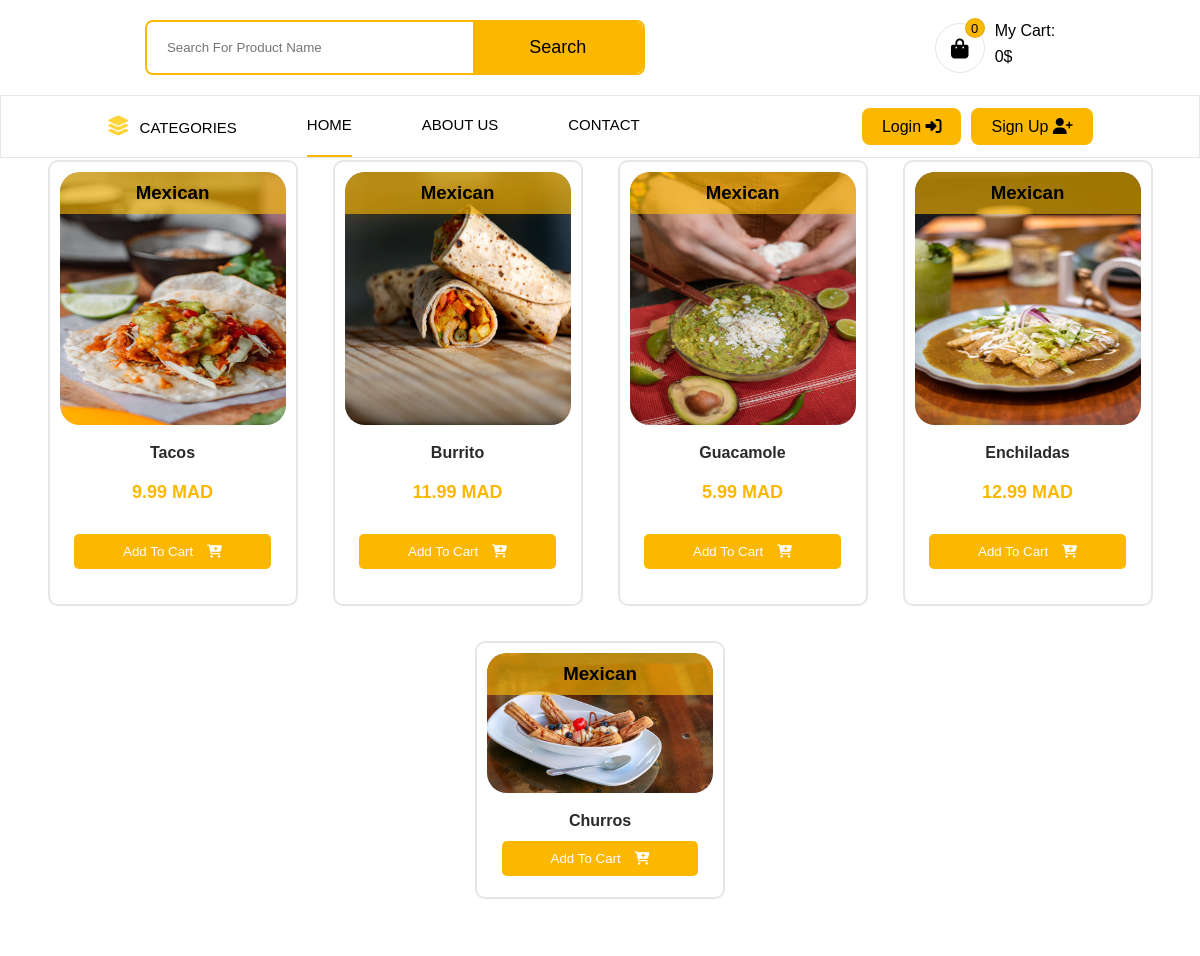
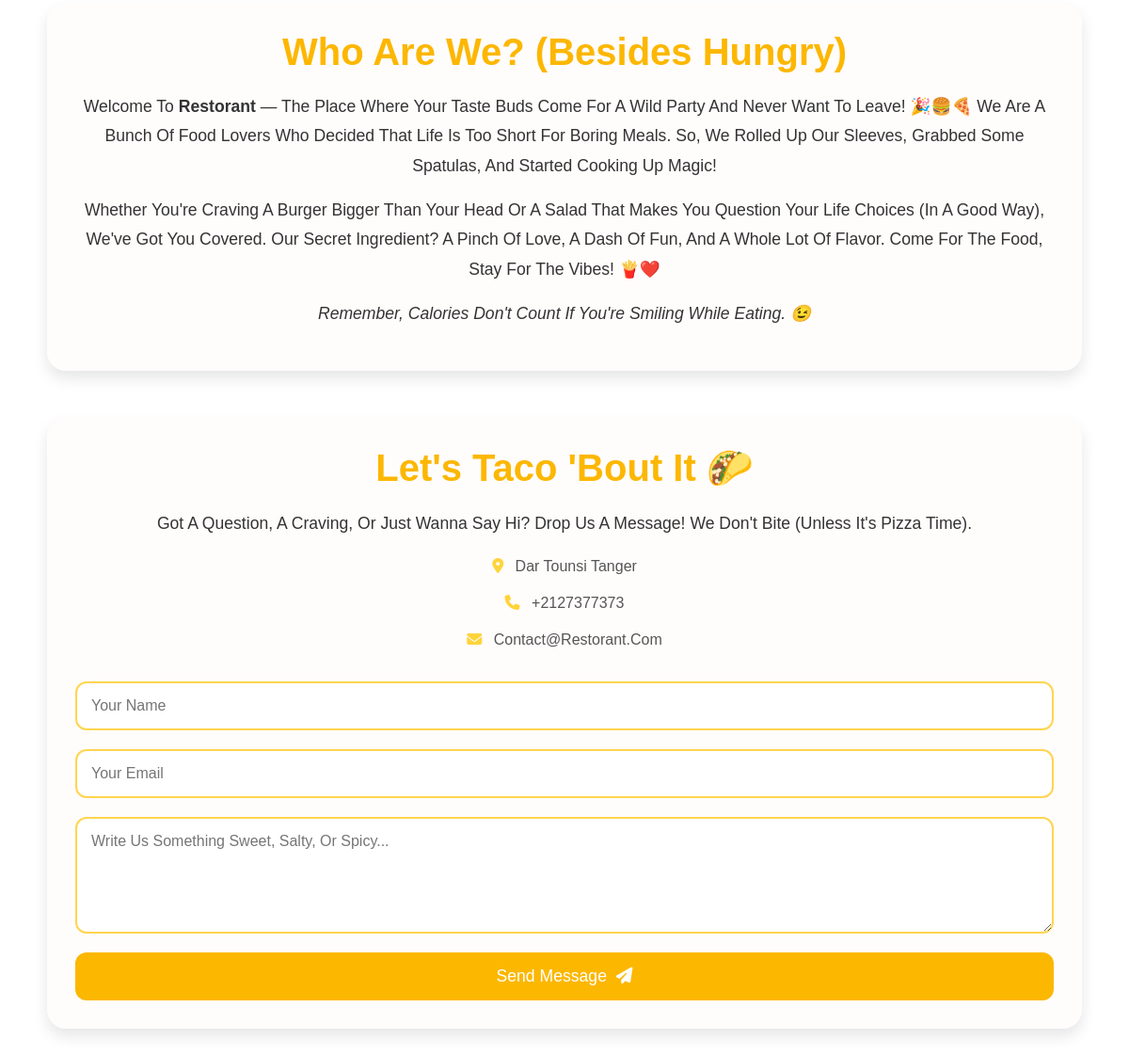
/?category=Mexican, run on the app's committed database (2 pictures, top to bottom).
### tables this page shows
CREATE TABLE `dishes` (
  `dish_id` int(11) NOT NULL,
  `dish_price` decimal(10,2) NOT NULL,
  `dish_name` varchar(255) DEFAULT NULL,
  `category_id` int(11) NOT NULL,
  `image_url` varchar(200) NOT NULL
);

CREATE TABLE `categories` (
  `category_id` int(11) NOT NULL,
  `category_name` varchar(100) NOT NULL
);

### index.php (the view, shortened to what this page needs)
<?php
$sdn = "mysql:host=localhost;dbname=resturent_db";
$user = "root";
$pass = "";
try {
  $pdo = new PDO($sdn, $user, $pass);
  $selectedCategory = isset($_GET['category']) ? $_GET['category'] : 'All';
  if ($selectedCategory !== 'All') {
    $fetchdishes = "SELECT dishes.dish_id ,  dishes.dish_price, dishes.dish_name, dishes.image_url, Categories.category_name
                                FROM dishes
                                INNER JOIN Categories ON dishes.category_id = Categories.category_id
                                WHERE Categories.category_name = :category";
    $stmt = $pdo->prepare($fetchdishes);
    $stmt->execute(['category' => $selectedCategory]);
    $dishes = $stmt->fetchAll();
  } else {
    $fetchdishes = "SELECT dishes.dish_id ,  dishes.dish_price, dishes.dish_name, dishes.image_url, Categories.category_name
                                FROM dishes
                                INNER JOIN Categories ON dishes.category_id = Categories.category_id";
    $dishes = $pdo->query($fetchdishes)->fetchAll();
  }
  $items = $_SESSION['cart'];
  $cartcount = count($items);
} catch (PDOException $e) {
  echo "Connection error: " . $e->getMessage();
}
?>
<!DOCTYPE html>
<html lang="en">
<head>
  <link rel="stylesheet" href="style/style.css">
  <link rel="stylesheet" href="https://cdnjs.cloudflare.com/ajax/libs/font-awesome/6.7.2/css/all.min.css" />
</head>
<body>
  <header>
    <div class="container top-nav">
      <form action="" method="GET" class="search">
        <input type="search" name="search" placeholder="search for product name" />
        <button type="submit" name="searchBtn">search</button>
      </form>
      <div class="cartHeader">
        <div onclick="openCart()" class="iconCart">
          <i class="fa-solid fa-bag-shopping"></i>
          <span class="count_item">
            <?php echo $cartcount; ?>
          </span>
        </div>
        <div class="totalPrice">
          <p>my cart:</p>
          <p class="price_cart_head">0$</p>
        </div>
      </div>
    </div>
    <nav>
      <div class="links container">
        <ul>
          <li class="showcategories"><i class="fa-solid fa-layer-group" style="color: #FFD43B;"></i><a href="">categories </a></li>
          <li class="active"><a href="">home</a></li>
          <li><a href="#about">about us</a></li>
          <li><a href="#contact">contact</a></li>
        </ul>
        <div class="login_signup">
          <?php
          if (isset($_SESSION['login']) && $_SESSION['login'] == true) {
            echo '<a href="http://localhost/restorant/lognin.php">Log out <i class="fa-solid fa-right-from-bracket" style="color:rgb(0, 0, 0);"></i></a>';
            echo '<a class="account" href="http://localhost/restorant/profile.php"><i class="fa-solid fa-circle-user"></i></a>';
          } else {
            echo '<a href="http://localhost/restorant/lognin.php">login <i class="fa-solid fa-right-to-bracket"></i></a>';
            echo '<a href="http://localhost/restorant/signup.php">sign up <i class="fa-solid fa-user-plus"></i></a>';
          }
          ?>
        </div>
      </div>
    </nav>
  </header>
  <div class="contener">
    <div class="dishesmenu">
      <div class="products">
        <?php
        foreach ($dishes as $dish) {
          echo '<div class="product">
                    <h3 class="dish_category">' . $dish['category_name'] . '</h3>
                    <img src="images/' . $dish['image_url'] . '" alt="' . $dish['dish_name'] . '">
                    <p class="productName">' . $dish['dish_name'] . '</p>
                    <p class="productPrice">' . $dish['dish_price'] . ' MAD' . '</p>
                    <a href="?idname=' . $dish['dish_id'] . '"><button class="datToCartBtn">Add to cart <i class="fa-solid fa-cart-plus" style="color: #ffffff;"></i></button></a>
                </div>';
        };
        ?>
      </div>
    </div>
  </div>
  <section class="about-section container" id="about">
    <h2>Who Are We? (Besides Hungry)</h2>
    <p>
      Welcome to <strong>Restorant</strong> — the place where your taste buds come for a wild party and never want to leave! 🎉🍔🍕
      We are a bunch of food lovers who decided that life is too short for boring meals. So, we rolled up our sleeves, grabbed some spatulas, and started cooking up magic!
    </p>
    <p>
      Whether you're craving a burger bigger than your head or a salad that makes you question your life choices (in a good way), we've got you covered.
      Our secret ingredient? A pinch of love, a dash of fun, and a whole lot of flavor. Come for the food, stay for the vibes! 🍟❤️
    </p>
    <p><em>Remember, calories don't count if you're smiling while eating. 😉</em></p>
  </section>
  <section class="contact-section container" id="contact">
    <h2>Let's Taco 'Bout It 🌮</h2>
    <p>Got a question, a craving, or just wanna say hi? Drop us a message! We don't bite (unless it's pizza time).</p>
    <div class="contact-info">
      <p><i class="fa-solid fa-location-dot"></i> dar tounsi tanger</p>
      <p><i class="fa-solid fa-phone"></i> +2127377373</p>
      <p><i class="fa-solid fa-envelope"></i> contact@restorant.com</p>
    </div>
    <form action="contact.php" method="POST" class="contact-form">
      <input type="text" name="name" placeholder="Your Name " required>
      <input type="email" name="email" placeholder="Your Email " required>
      <textarea name="message" placeholder="Write us something sweet, salty, or spicy..." rows="5" required></textarea>
      <button type="submit" name="submit">Send Message <i class="fa-solid fa-paper-plane" style="margin-left: 5px;"></i></button>
    </form>
  </section>
</body>
</html>

### data on the page
dishes: category.category_name "Mexican", image_url (picture), dish_name "Tacos", dish_price "9.99"
dishes: category.category_name "Mexican", image_url (picture), dish_name "Burrito", dish_price "11.99"
dishes: category.category_name "Mexican", image_url (picture), dish_name "Guacamole", dish_price "5.99"
dishes: category.category_name "Mexican", image_url (picture), dish_name "Enchiladas", dish_price "12.99"
dishes: category.category_name "Mexican", image_url (picture), dish_name "Churros"

### other printed values
$cartcount "0"
